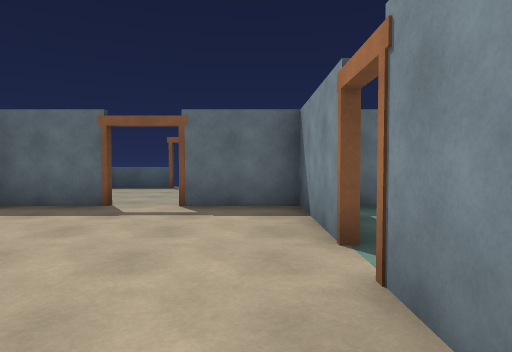
View 1 (above)

16 first-person views from a walk through a 3-D level made in the Unity game engine. The camera is 1.3 m above the floor, tilts 2° down and sees 75° across. The floor is counted in squares, 2 m on a side. Each view is taken from the middle of a square. On the plan, view 1 faces up. The plan holds only what a view shows up to about 10 squares ahead; the rest is blank.

View 2
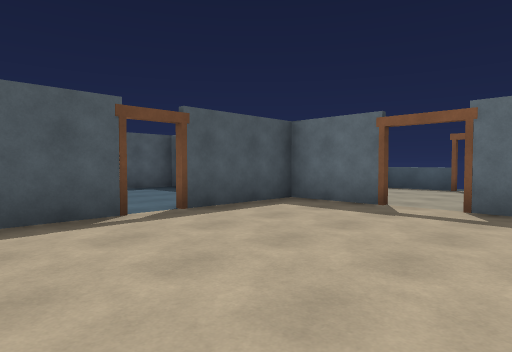

View 3
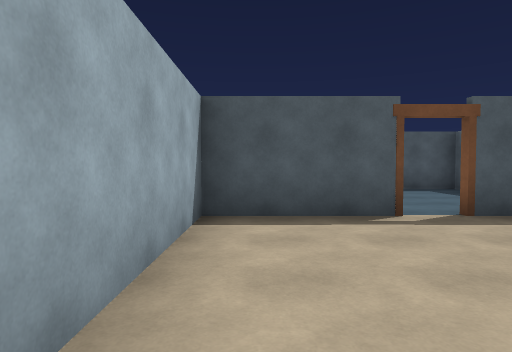

View 4
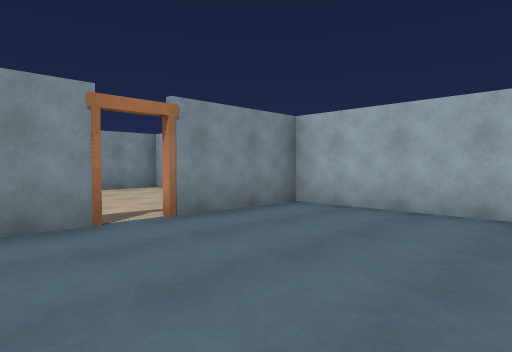

View 5
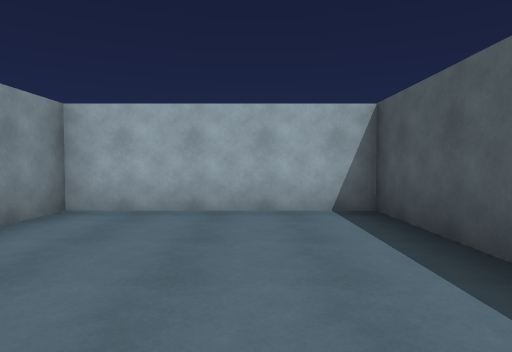

View 6
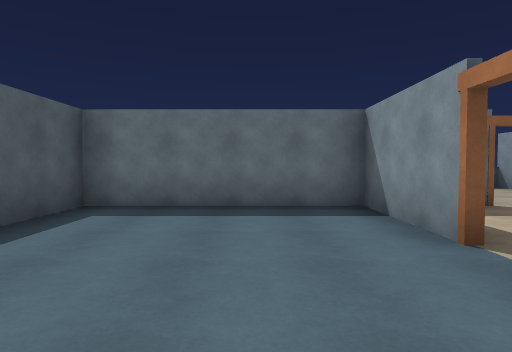

View 7
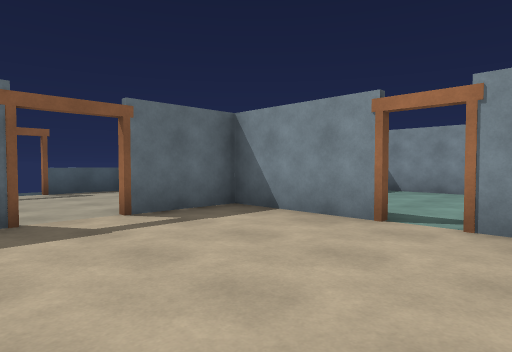

View 8
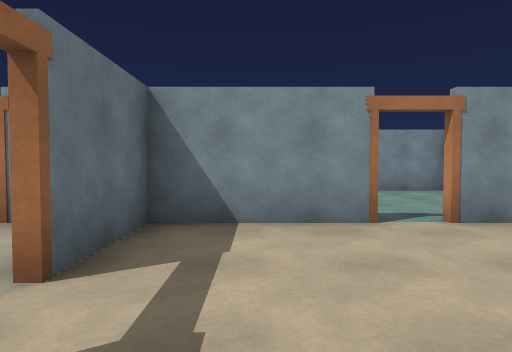

View 9
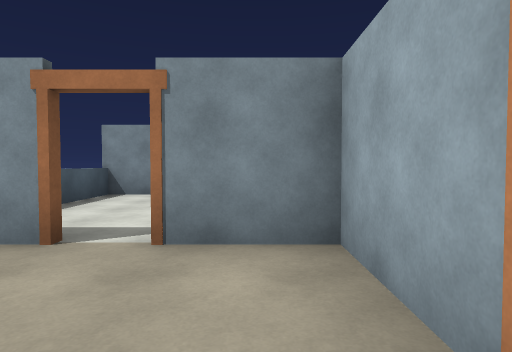

View 10
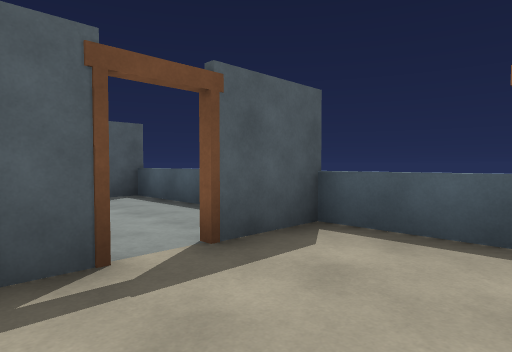

View 11
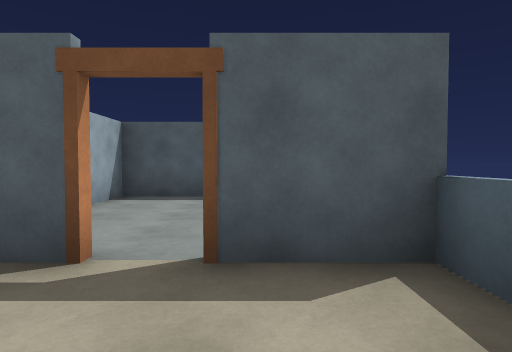

View 12
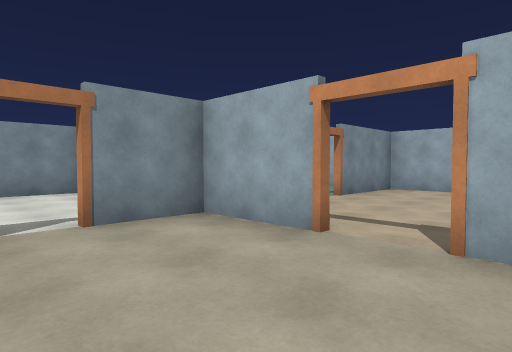

View 13
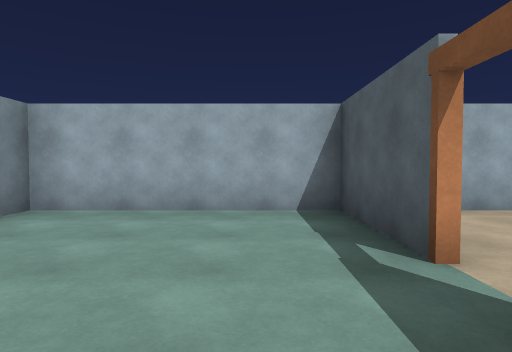

View 14
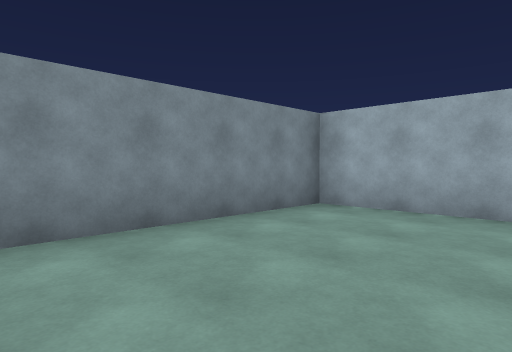

View 15
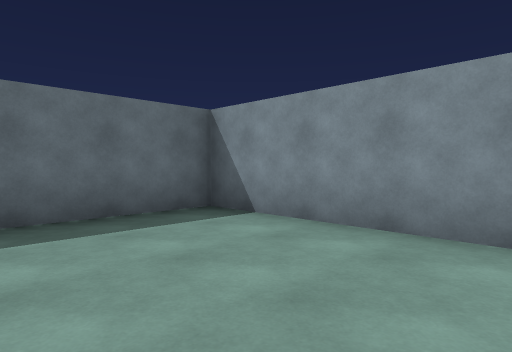

View 16
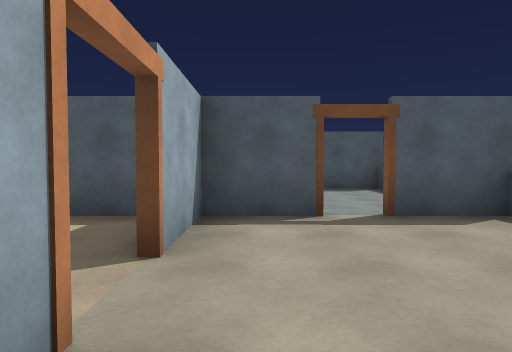

### Floor plan
Points are (right, up) in squares from view 1. A wall is a line through its corners. A room is listed if a view was taken in it or the views show most of it. See-through windows are left out.
Room 1 (views 1, 2, 3, 7, 8)
walls: (-4.2, 1.9) (-4.2, -0.8); (0.7, 3.4) (0.7, 5.5); (-2.4, 5.2) (-4, 5.2); (-4, -0.7) (1, -0.7); (-4.2, 5) (-4.2, 3.4); (0.7, -0.8) (0.7, 1.9); (0.8, 5.2) (-0.6, 5.2)
ways out: opening at (-4, 2.5) to room 2; opening at (-1.5, 5) to room 3; opening at (1, 2.5) to room 4
objects: other object (-4, 2); other object (-4, 3); other object (-2, 5); other object (-1, 5)
Room 2 (views 4, 5, 6)
walls: (-8.7, 1.9) (-8.7, -0.7) (-4, -0.7); (-4.3, 3.4) (-4.3, 5.3); (-8.7, 5.1) (-8.7, 3.4); (-4.3, -0.8) (-4.3, 1.8); (-4, 5.2) (-8.8, 5.2)
ways out: opening at (-4, 2.5) to room 1
Room 3 (views 9, 10, 11, 12, 16)
walls: (-4.2, 6.9) (-4.2, 5); (-0.6, 5.3) (0.8, 5.3); (-2.4, 9.2) (-4.2, 9.2) (-4.2, 8.4); (-4.3, 5.3) (-2.4, 5.3); (0.7, 5.5) (0.7, 6.9); (0.7, 9.2) (-0.6, 9.2); (-6.4, 9.2) (-8.7, 9.2) (-8.7, 5.1); (-8.8, 5.3) (-7.4, 5.3); (5.2, 5.5) (5.2, 9.2) (3.4, 9.2)
ways out: opening at (-1.5, 5) to room 1; opening at (-1.5, 9)
objects: other object (-4, 7); other object (-4, 8); other object (1, 7); other object (1, 8)
Room 4 (views 13, 14, 15)
walls: (0.8, 1.8) (0.8, -0.8); (1, -0.7) (5.2, -0.7) (5.2, 5.2) (1.6, 5.2)
ways out: opening at (1, 2.5) to room 1
objects: other object (1, 2); other object (1, 3)

Positions as (right, up) in squares from view 1, and headings:
1: (0, 0), facing up
2: (0, 0), facing up-left
3: (0, 0), facing left
4: (-8, 4), facing down-right
5: (-7, 4), facing down
6: (-6, 0), facing up
7: (-3, 1), facing up-right
8: (-3, 4), facing right
9: (-2, 6), facing right
10: (-2, 6), facing up-left
11: (-2, 8), facing left
12: (-3, 8), facing down-right
13: (2, 4), facing down
14: (2, 4), facing down-right
15: (2, 1), facing up-right
16: (0, 6), facing left
